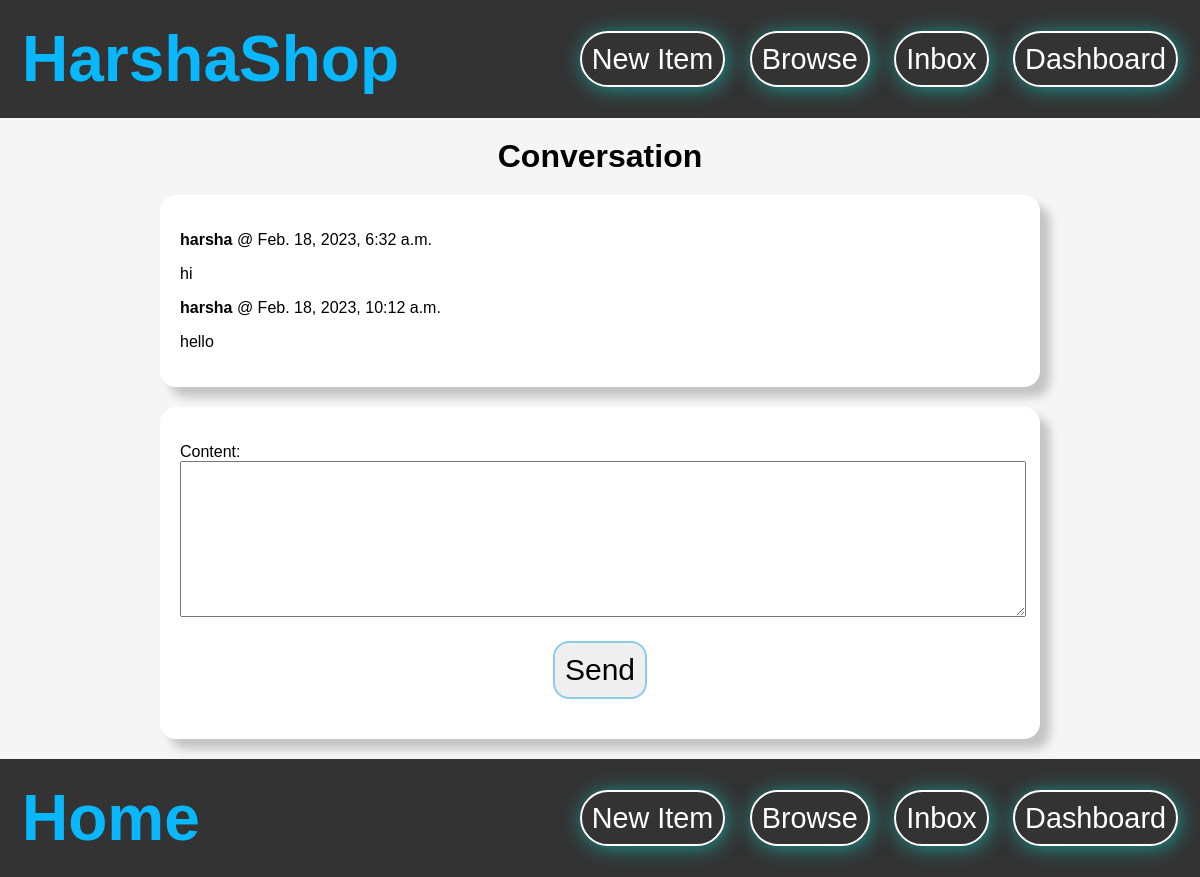
/inbox/6/ (signed in), run on the app's committed database.
### conversations/models.py (models this page shows)
class ConversationMessage(models.Model):
    conversation = models.ForeignKey(Conversation,related_name='messages',on_delete=models.CASCADE)
    content = models.TextField()
    created_at = models.DateTimeField(auto_now_add=True)
    created_by = models.ForeignKey(User,related_name='created_message',on_delete=models.CASCADE)

### conversations/views.py (the view)
# urls.py: path('<int:pk>/',views.detail,name="detail"),
@login_required
def detail(request,pk):
    conversation = Conversation.objects.filter(members__in=[request.user.id]).get(pk=pk)
    if request.method == "POST":
        form = ConversationMessageForm(request.POST)
        if form.is_valid():
            conversation_message = form.save(commit=False)
            conversation_message.conversation = conversation
            conversation_message.created_by = request.user
            conversation_message.save()
            conversation.save()
            return redirect('conversation:detail',pk=pk)
    else:
        form = ConversationMessageForm()
    return render(request,'conversation/detail.html',{
        'conversation':conversation,
        'form':form,
    })

### conversations/forms.py
class ConversationMessageForm(forms.ModelForm):
    class Meta:
        model =ConversationMessage
        fields = {'content',}
        widgets = {
            'content':forms.Textarea(attrs={
                'class':'content'
            })
        }

### conversations/templates/conversation/detail.html (shortened to what this page needs)
{% extends 'core/base.html' %}
{% block content %}
<!DOCTYPE html>
<html lang="en">
<head>
</head>
<body>
<h1 class="conversation" align="center">Conversation</h1>
<div class="chatsection">
    {% for message in conversation.messages.all %}
        <div class="chat {% if message.created_by == request.user %} {% endif %}">
            <div>
                <p class=""><strong>{{message.created_by.username}}</strong> @ {{message.created_at}}</p>
                <p>{{message.content}}</p>
            </div>
        </div>
    {% endfor %}
</div>
<form method="POST" action=".">
<div class="content">
    {{form.as_p}}
</div>
    <button class="send">Send</button>
</form>
</body>
</html>
{% endblock %}

### storeapp/templates/core/base.html (style rules this page uses)
body { font-family: Verdana, Geneva, Tahoma, sans-serif; padding: 0px; margin: 0px; }

### conversations/templates/conversation/detail.html (style rules this page uses)
body { background-color: #f5f5f5; font-family: Verdana, Geneva, Tahoma, sans-serif; }
.conversation { margin: 20px; font-size: 2rem; font-weight: bolder; }
.chatsection { background-color: #fff; margin: 20px auto; max-width: 70%; box-shadow: 10px 10px 10px rgba(1,1,1,0.2); border-radius: 1rem; padding: 20px; }
form { background-color: #fff; margin: 20px auto; max-width: 70%; box-shadow: 10px 10px 10px rgba(1,1,1,0.2); border-radius: 1rem; padding: 20px; }
.send { border: 2px solid skyblue; margin: 20px auto; display: flex; justify-content: center; align-items: center; font-size: 30px; padding: 10px; border-radius: 1rem; }
.content { width: 100%; }

### data on the page
ConversationMessage: created_by.username "harsha", created_at "Feb. 18, 2023, 6:32 a.m.", content "hi"
ConversationMessage: created_by.username "harsha", created_at "Feb. 18, 2023, 10:12 a.m.", content "hello"
